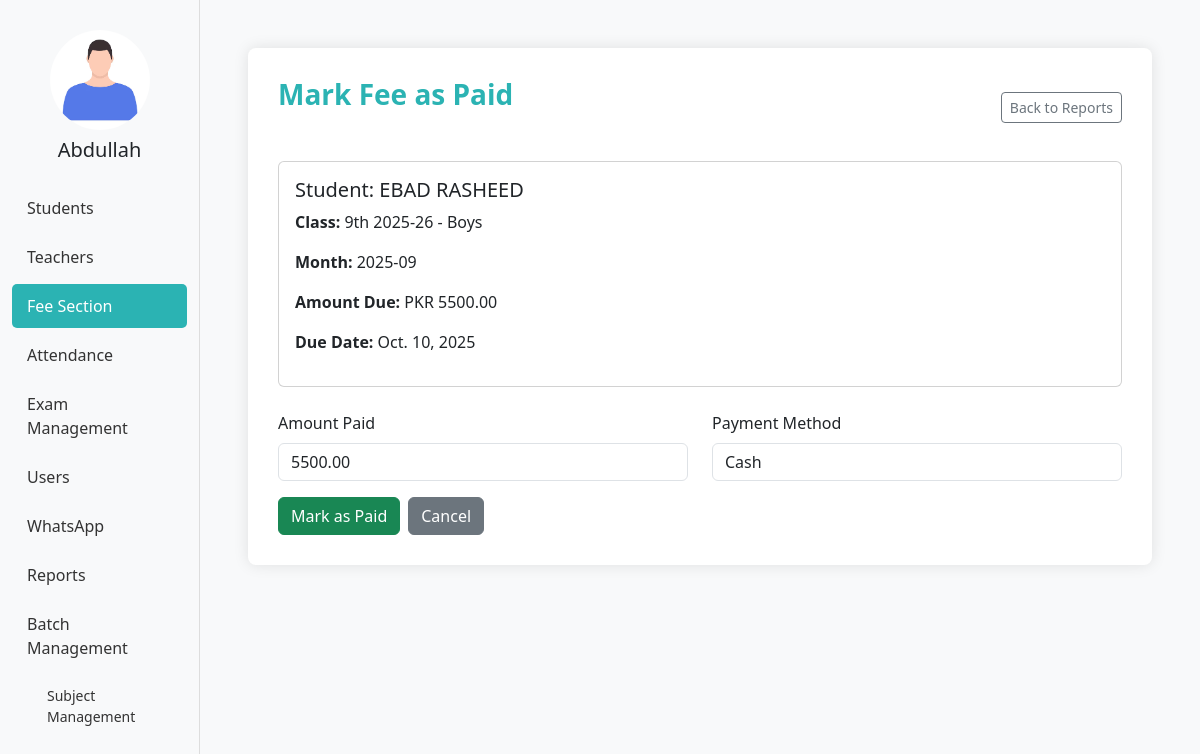
Screenshot of /mark_fee_paid/2/ (signed in) with the database file from the repository.
### bri/models.py (models this page shows, shortened)
class StudentFee(models.Model):
    student = models.ForeignKey(Student, on_delete=models.CASCADE, related_name='student_fees')
    fee = models.ForeignKey(Fee, on_delete=models.CASCADE, related_name='student_fees')
    month = models.CharField(max_length=7)
    amount_due = models.DecimalField(max_digits=10, decimal_places=2)
    amount_paid = models.DecimalField(max_digits=10, decimal_places=2, default=0)
    is_paid = models.BooleanField(default=False)
    due_date = models.DateField()
    payment_date = models.DateField(null=True, blank=True)
    created_at = models.DateTimeField(auto_now_add=True)
    class Meta:
        unique_together = ('student', 'fee', 'month')

class Student(models.Model):
    username = models.OneToOneField(Username, on_delete=models.CASCADE, related_name='student_profile')
    std_fname = models.CharField(max_length=20)
    std_lname = models.CharField(max_length=20)
    std_dob = models.DateField()
    std_roll = models.CharField(max_length=20)
    std_class = models.ForeignKey(Class, on_delete=models.CASCADE)
    guardian_name = models.CharField(max_length=100, blank=True)
    guardian_contact1 = PhoneNumberField(blank=True, null=True)
    guardian_contact2 = PhoneNumberField(blank=True, null=True)
    address = models.TextField(blank=True, null=True)
    std_section = models.ForeignKey(Section, on_delete=models.CASCADE, null=True, blank=True)
    gender = models.CharField(max_length=10)
    discount_amount = models.IntegerField(help_text="Discount amount in PKR")
    is_active = models.BooleanField(default=True)
    profile_picture = models.ImageField(upload_to='student_pics/', blank=True, null=True)
    bform = models.CharField(max_length=20, blank=True, null=True)
    created_at = models.DateTimeField(auto_now_add=True)
    class Meta:
        unique_together = ('std_class', 'std_roll')

class Fee(models.Model):
    class_name = models.ForeignKey(Class, on_delete=models.CASCADE)
    section = models.ForeignKey(Section, on_delete=models.CASCADE)
    amount = models.DecimalField(max_digits=10, decimal_places=2)
    description = models.CharField(max_length=100, blank=True)
    created_at = models.DateTimeField(auto_now_add=True)

class Class(models.Model):
    class_name = models.CharField(max_length=15)
    is_active = models.BooleanField(default=True)
    order = models.IntegerField(default=0)
    class Meta:
        ordering = ['order', 'class_name']

class Section(models.Model):
    std_section = models.CharField(max_length=10)
    class_name = models.ForeignKey(Class, on_delete=models.CASCADE, related_name="sections")
    is_active = models.BooleanField(default=True)
    order = models.IntegerField(default=0)
    class Meta:
        ordering = ['order', 'std_section']

### bri/views.py (the view, shortened to what this page needs)
# urls.py: path('mark_fee_paid/<int:student_fee_id>/', views.mark_fee_paid, name='mark_fee_paid'),
@admin_required
def mark_fee_paid(request, student_fee_id):
    student_fee = get_object_or_404(StudentFee, id=student_fee_id)
    return render(request, 'mark_fee_paid.html', {'student_fee': student_fee})

### bri/views.py (called while the page is built)
def admin_required(view_func):
    @wraps(view_func)
    def wrapper(request, *args, **kwargs):
        user_id = request.session.get('user_id')
        user_role = request.session.get('user_role')
        print(f"Admin check - user_id: {user_id}, user_role: {user_role}")
        if not user_id or user_role != 'admin':
            messages.error(request, "You need admin access to view this page.")
            return redirect('admin_dashboard')
        return view_func(request, *args, **kwargs)
    return wrapper

### bri/templates/mark_fee_paid.html (shortened to what this page needs)
<!DOCTYPE html>
<html lang="en">
<head>
  <link href="https://cdn.jsdelivr.net/npm/bootstrap@5.3.0/dist/css/bootstrap.min.css" rel="stylesheet" />
</head>
<body>
  <div class="container-fluid">
    <div class="row">
      <div class="col-md-2 sidebar">
        <div class="text-center mb-4">
          {% load static %}
          <img src="{% static 'user_img.png' %}" height="100px" class="rounded-circle mb-2" alt="User" />
          <h5>Abdullah</h5>
        </div>
        <a href="{% url 'studentss' %}">Students</a>
        <a href="{% url 'add_teacher' %}">Teachers</a>
        <a href="{% url 'fee_dashboard' %}" class="active">Fee Section</a>
        <a href="{% url 'attendance_dashboard' %}">Attendance</a>
        <a href="#">Exam Management</a>
        <a href="{% url 'add_user' %}">Users</a>
        <a href="#">WhatsApp</a>
        <a href="#">Reports</a>
        <a href="{% url 'batch_management' %}">Batch Management</a>
        <a href="{% url 'subject_management' %}" style="margin-left: 20px; font-size: 14px;">Subject Management</a>
      </div>
      <div class="col-md-10 p-5">
        <div class="form-section">
          <div class="d-flex justify-content-between align-items-center mb-4">
            <h3 class="form-title">Mark Fee as Paid</h3>
            <div>
              <a href="{% url 'fee_reports' %}" class="btn btn-sm btn-outline-secondary">Back to Reports</a>
            </div>
          </div>
          <div class="card mb-4">
            <div class="card-body">
              <h5>Student: {{ student_fee.student.std_fname }} {{ student_fee.student.std_lname }}</h5>
              <p><strong>Class:</strong> {{ student_fee.fee.class_name.class_name }} - {{ student_fee.fee.section.std_section }}</p>
              <p><strong>Month:</strong> {{ student_fee.month }}</p>
              <p><strong>Amount Due:</strong> PKR {{ student_fee.amount_due }}</p>
              <p><strong>Due Date:</strong> {{ student_fee.due_date }}</p>
            </div>
          </div>
          <form method="POST">
            <div class="row mb-3">
              <div class="col-md-6">
                <label for="amount_paid" class="form-label">Amount Paid</label>
                <input type="number" name="amount_paid" id="amount_paid" class="form-control"
                       value="{{ student_fee.amount_due }}" step="0.01" required>
              </div>
              <div class="col-md-6">
                <label for="payment_method" class="form-label">Payment Method</label>
                <select name="payment_method" id="payment_method" class="form-control">
                  <option value="Cash">Cash</option>
                </select>
              </div>
            </div>
            <div class="d-flex gap-2">
              <button type="submit" class="btn btn-success">Mark as Paid</button>
              <a href="{% url 'fee_reports' %}" class="btn btn-secondary">Cancel</a>
            </div>
          </form>
        </div>
      </div>
    </div>
  </div>
</body>
</html>

### bri/templates/mark_fee_paid.html (style rules this page uses)
body { background-color: #f8f9fa; }
.form-section { background: #ffffff; padding: 30px; border-radius: 8px; box-shadow: 0 0 15px rgba(0, 0, 0, 0.1); }
.sidebar { border-right: 1px solid #ddd; height: 100vh; padding-top: 30px; }
.sidebar h5 { margin-bottom: 20px; }
.sidebar a { display: block; padding: 10px 15px; color: #333; text-decoration: none; border-radius: 5px; margin-bottom: 5px; }
.sidebar a:hover, .sidebar a.active { background-color: #2bb3b3; color: #fff; }
.form-title { font-weight: bold; margin-bottom: 25px; color: #2bb3b3; }

### rows the page displays
StudentFee: student.std_fname "EBAD", student.std_lname "RASHEED", fee.class_name.class_name "9th 2025-26", fee.section.std_section "Boys", month "2025-09", amount_due "5500.00", due_date "Oct. 10, 2025", amount_paid "5500.00"
